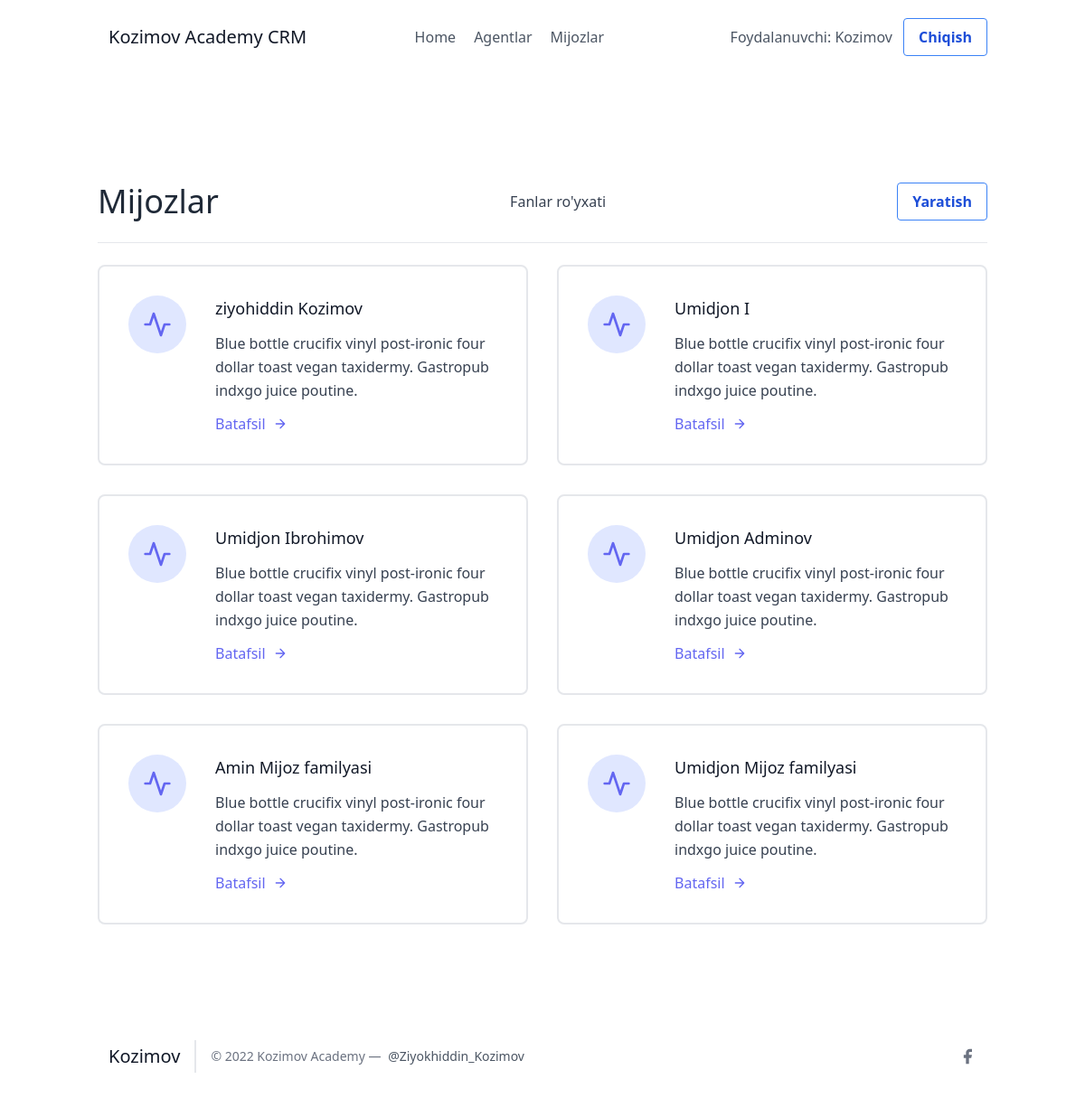
Screenshot of /leads/ (signed in) with the database file from the repository.
### leads/models.py (models this page shows, shortened)
class User(AbstractUser):
    is_organisor = models.BooleanField(default=True)
    is_agent = models.BooleanField(default=False)

class Lead(models.Model):
    ismi = models.CharField(max_length=20)
    familiyasi = models.CharField(max_length=20)
    yoshi = models.IntegerField(default=0)
    organisation = models.ForeignKey(UserProfile, on_delete=models.CASCADE)
    agent = models.ForeignKey("Agent", null=True, blank=True, on_delete=models.SET_NULL)
    category = models.ForeignKey("Category", related_name="leads", null=True, blank=True, on_delete=models.SET_NULL)

### leads/views.py (the view)
# urls.py: path('', LeadListView.as_view(), name="lead-list"),
class LeadListView(LoginRequiredMixin, ListView):
    template_name = "leads/leads_list.html"
    context_object_name = "leads"
    def get_queryset(self):
        user = self.request.user
        if user.is_organisor:
            queryset = Lead.objects.filter(organisation = user.userprofile)
        else:
            queryset = Lead.objects.filter(organisation = user.agent.organisation)
            queryset = queryset.filter(agent__user = self.request.user)
        return queryset
    def get_context_data(self, **kwargs):
        context = super(LeadListView, self).get_context_data(**kwargs)
        user = self.request.user
        if user.is_organisor:
            queryset = Lead.objects.filter(
                organisation = user.userprofile,
                agent__isnull = True
            )
            context.update({
                "unassigned_leads": queryset
            })
        return context

### leads/templates/leads/leads_list.html (shortened to what this page needs)
{% extends "base.html" %}
{% block content %}
<section class="text-gray-700 body-font">
    <div class="container px-5 py-24 mx-auto flex flex-wrap">
        <div class="w-full mb-6 py-6 flex justify-between items-center border-b border-gray-200">
            <div>
                <h1 class="text-4xl text-gray-800">Mijozlar</h1>
            </div>
            <a href="{% url 'leads:categories' %}">Fanlar ro'yxati</a>
            {% if request.user.is_organisor %}
            <div>
                <button class="bg-transparent hover:bg-blue-500 text-blue-700 font-semibold hover:text-white py-2 px-4 border border-blue-500 hover:border-transparent rounded">
                    <a  href="{% url 'leads:lead-create' %}">
                        Yaratish
                    </a>
                </button>
            </div>
            {% endif %}
        </div>
        <div class="flex flex-wrap -m-4">
            {% for lead in leads %}
            <div class="p-4 lg:w-1/2 md:w-full">
                <div class="flex border-2 rounded-lg border-gray-200 p-8 sm:flex-row flex-col">
                    <div class="w-16 h-16 sm:mr-8 sm:mb-0 mb-4 inline-flex items-center justify-center rounded-full bg-indigo-100 text-indigo-500 flex-shrink-0">
                        <svg fill="none" stroke="currentColor" stroke-linecap="round" stroke-linejoin="round" stroke-width="2" class="w-8 h-8" viewBox="0 0 24 24">
                            <path d="M22 12h-4l-3 9L9 3l-3 9H2"></path>
                        </svg>
                    </div>
                    <div class="flex-grow">
                        <h2 class="text-gray-900 text-lg title-font font-medium mb-3">
                            {{ lead.ismi }} {{ lead.familiyasi }}
                        </h2>
                        <p class="leading-relaxed text-base">
                            Blue bottle crucifix vinyl post-ironic four dollar toast vegan taxidermy. Gastropub indxgo juice poutine.
                        </p>
                        <a href="{% url 'leads:detallar' lead.pk %}" class="mt-3 text-indigo-500 inline-flex items-center">
                            Batafsil
                            <svg fill="none" stroke="currentColor" stroke-linecap="round" stroke-linejoin="round" stroke-width="2" class="w-4 h-4 ml-2" viewBox="0 0 24 24">
                                <path d="M5 12h14M12 5l7 7-7 7"></path>
                            </svg>
                        </a>
                    </div>
                </div>
            </div>
            {% endfor %}
        </div>
    </div>
</section>
{% endblock content %}

### frontend/details/navbar.html
{% load static %}
<header class="text-gray-600 body-font">
  <div class="container mx-auto flex flex-wrap p-5 flex-col md:flex-row items-center">
    <a href="/" class="flex title-font font-medium items-center text-gray-900 mb-4 md:mb-0">
      <span class="ml-3 text-xl">Kozimov Academy CRM</span>
    </a>
    <nav class="md:ml-auto md:mr-auto flex flex-wrap items-center text-base justify-center">
      <a href="/" class="mr-5 hover:text-gray-900">Home</a>
    {% if not request.user.is_authenticated %}
      </nav>
        <button class="bg-transparent hover:bg-blue-500 text-blue-700 font-semibold hover:text-white py-2 px-4 border border-blue-500 hover:border-transparent rounded" style="margin-right: 20px">
          <a  href="{% url 'signup' %}">Ro'yxatdan o'tish
          </a>
        </button>
    {% else %}
        {% if request.user.is_organisor %}
        <a href="/agents/" class="mr-5 hover:text-gray-900">Agentlar</a>
        {% endif %}
        <a href="/leads/" class="mr-5 hover:text-gray-900">Mijozlar</a>
      </nav>
    {% endif %}
    {% if request.user.is_authenticated %}
      Foydalanuvchi: {{ request.user.username }}
      <button class="bg-transparent hover:bg-blue-500 text-blue-700 font-semibold hover:text-white py-2 px-4 border border-blue-500 hover:border-transparent rounded ml-3">
        <a  href="{% url 'logout' %}">Chiqish
        </a>
      </button>
    {% else %}
    <button class="bg-transparent hover:bg-blue-500 text-blue-700 font-semibold hover:text-white py-2 px-4 border border-blue-500 hover:border-transparent rounded">
      <a href="{% url 'login' %}">Kirish
    </a>
    </button>
    {% endif %}
  </div>
</header>

### rows the page displays
User: user.username "Kozimov"
Lead: ismi "ziyohiddin", familiyasi "Kozimov"
Lead: ismi "Umidjon", familiyasi "I"
Lead: ismi "Umidjon", familiyasi "Ibrohimov"
Lead: ismi "Umidjon", familiyasi "Adminov"
Lead: ismi "Amin", familiyasi "Mijoz familyasi"
Lead: ismi "Umidjon", familiyasi "Mijoz familyasi"
